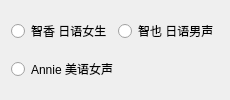
               <widget class="QWidget" name="tab_6">
                <attribute name="title">
                 <string>文学场景</string>
                </attribute>
                <layout class="QGridLayout" name="gridLayout_8">
                 <item row="0" column="0">
                  <widget class="QRadioButton" name="Tomoka">
                   <property name="text">
                    <string>智香 日语女生</string>
                   </property>
                   <attribute name="buttonGroup">
                    <string notr="true">per_ali</string>
                   </attribute>
                  </widget>
                 </item>
                 <item row="0" column="1">
                  <widget class="QRadioButton" name="Tomoya">
                   <property name="text">
                    <string>智也 日语男声</string>
                   </property>
                   <attribute name="buttonGroup">
                    <string notr="true">per_ali</string>
                   </attribute>
                  </widget>
                 </item>
                 <item row="1" column="0" colspan="2">
                  <widget class="QRadioButton" name="Tomoya_2">
                   <property name="text">
                    <string>Annie 美语女声</string>
                   </property>
                   <attribute name="buttonGroup">
                    <string notr="true">per_ali</string>
                   </attribute>
                  </widget>
                 </item>
                </layout>
               </widget>
